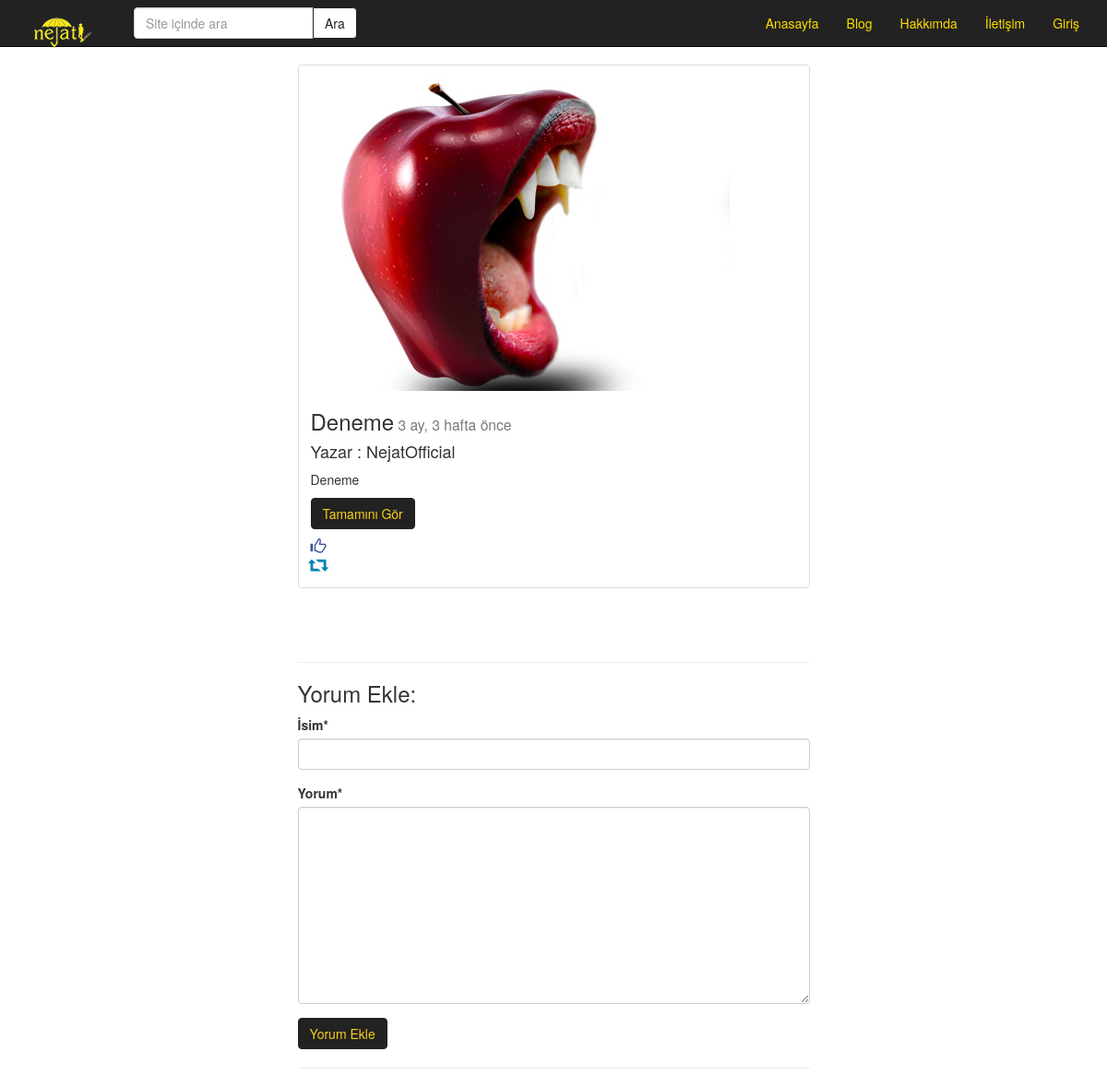
/Post/deneme/, run on the app's committed database.
### Post/models.py (models this page shows, shortened)
class Post (models.Model):
    user = models.ForeignKey('auth.User', verbose_name= 'Yazar')
    title = models.CharField (max_length=120, verbose_name='Başlık')  # başlık ve karakter sınırı.
    content = RichTextField(verbose_name='İçerik')
    publishing_date = models.DateTimeField (verbose_name='Eklenme Tarihi', auto_now_add=True)
    image = models.FileField(null=True, blank= True) #null ve blank isteğe bağlı olduğunu gösterir
    slug = models.SlugField(unique=True, editable=False, max_length= 130)
    def get_absolute_url(self):  # hangi post nesnesinde çağrılırsa onun adresini hesaplayacak
        return reverse('post:detail', kwargs={'slug': self.slug})
    class Meta:
        ordering = ['-publishing_date']

### Post/views.py (the view)
# urls.py: url(r'^(?P<slug>[\w-]+)/$', post_detail, name="detail"),
def post_detail( request, slug ):
    post = get_object_or_404 (Post, slug=slug)
    share_string = quote_plus(post.content)
    form = CommentForm (request.POST or None)
    if form.is_valid ():
        comment = form.save (commit=False)
        comment.post = post
        comment.save ()
        return HttpResponseRedirect (post.get_absolute_url())
    context = {
        'post': post,
        'form': form,
        'share_string': share_string,
    }
    return render (request, 'post/detail.html', context, )

### Post/forms.py
class CommentForm(forms.ModelForm):
    class Meta:
        model = Comment
        fields = [
            'name',
            'content',
        ]

### templates/post/detail.html (shortened to what this page needs)
{% extends 'base.html'%}
{%block body %}
{% load static %}
        <div class="container">
        <div class="row">
          <div class="col-md-6 col-md-offset-3">
            <div class="thumbnail">
              <div class="caption">
                  {% if post.image %}
                    <img src="{{post.image.url}}" class="img-responsive">
                  {%endif%}
                <h3>{{post.title}}<small>  {{post.publishing_date | timesince}} önce </small> </h3>
                  <h4> Yazar : {{post.user}}</h4>
                <p>{{post.content |safe| linebreaks}}</p>
                <p><a href="{{post.get_absolute_url}}" class="btn btn-primary" role="button">Tamamını Gör</a>
                </p>
                  <a href="https://www.facebook.com/sharer/sharer.php?u={{request.post.get_absolute_url}}" class="glyphicon glyphicon-thumbs-up" style="font-size:17px;color:#3b5998"></a>
<br>
                  <a href="https://twitter.com/home?status={{share_string}}%20{{request.post.get_absolute_url}}" class="glyphicon glyphicon-retweet" style="font-size:17px;color:#0084b4"></a>
              </div>
            </div>
            <br><br><hr>
            <h3> Yorum Ekle:</h3>
              {%include 'post/comment.html'%}
              <hr>
          </div>
        </div>
        </div>
{%endblock%}

### static/css/style.css (style rules this page uses)
body { padding-top: 70px; }

### data on the page
Post: image (picture), title "Deneme", publishing_date "3 ay, 3 hafta", user "NejatOfficial", content "Deneme"
